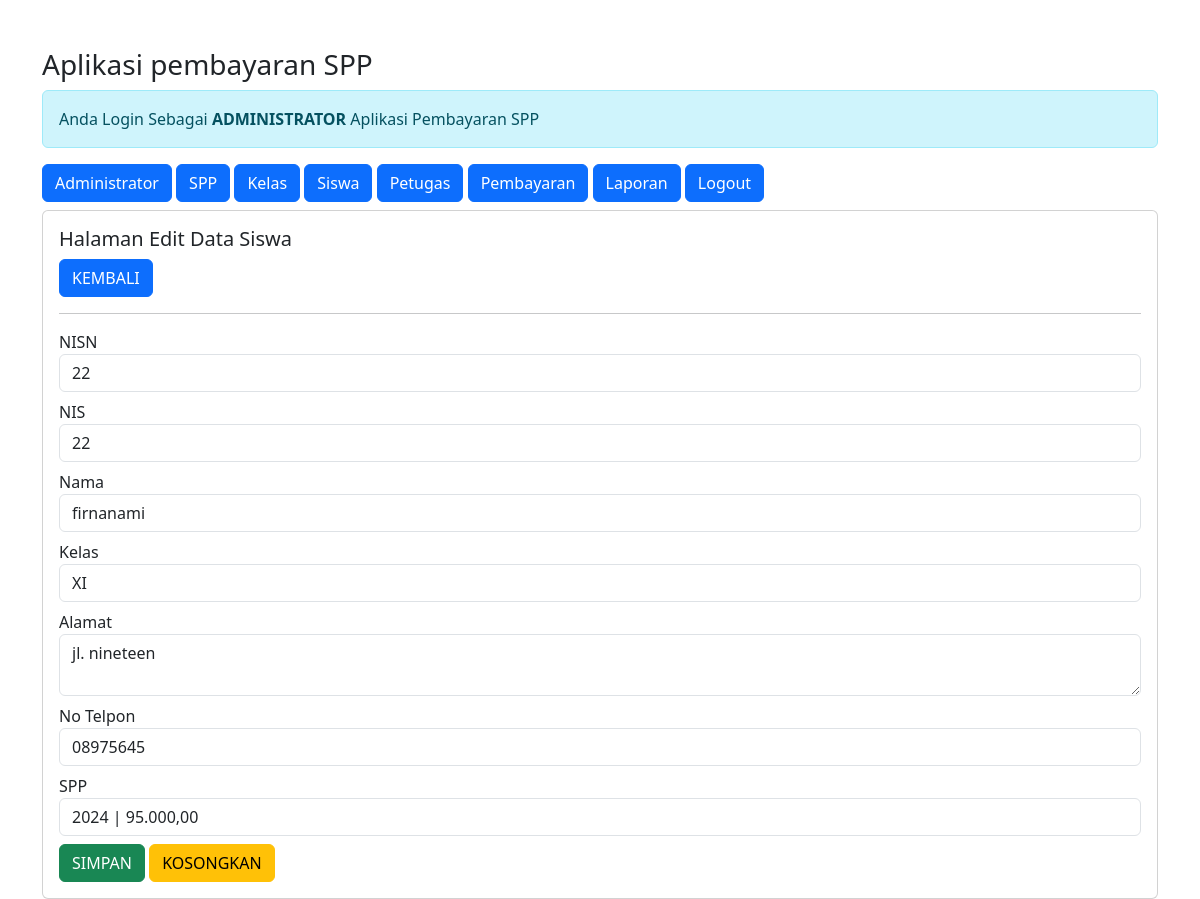
The app's page /admin/admin.php?url=edit-siswa&nisn=22 (signed in) with its own data.
### tables this page shows
CREATE TABLE `siswa` (
  `nisn` int(10) NOT NULL,
  `nis` char(8) NOT NULL,
  `nama` varchar(35) NOT NULL,
  `id_kelas` int(11) NOT NULL,
  `alamat` text NOT NULL,
  `no_telp` varchar(13) NOT NULL,
  `id_spp` int(11) NOT NULL
);

CREATE TABLE `kelas` (
  `id_kelas` int(11) NOT NULL,
  `nama_kelas` varchar(10) NOT NULL,
  `kompetensi_keahlian` varchar(50) NOT NULL
);

CREATE TABLE `spp` (
  `id_spp` int(11) NOT NULL,
  `tahun` int(11) NOT NULL,
  `nominal` int(11) NOT NULL
);

### admin/edit-siswa.php (the view, shortened to what this page needs)
<?php
$nisn = $_GET['nisn'];
include'../koneksi.php';
$sql = "SELECT*FROM siswa,spp,kelas WHERE siswa.id_kelas=kelas.id_kelas AND siswa.id_spp=spp.id_spp AND nisn='$nisn'";
$query = mysqli_query($koneksi, $sql);
$data = mysqli_fetch_array($query);
?>
<h5>Halaman Edit Data Siswa</h5>
<a href="?url=siswa" class="btn btn-primary"> KEMBALI </a>
<hr>
<form method="post" action="?url=proses-edit-siswa&nisn=<?= $nisn; ?>">
    <div class="form-group mb-2">
        <label>NISN</label>
        <input value="<?= $data['nisn']?>" readonly type="number" name="nisn" class="form-control" required>
    </div>
    <div class="form-group mb-2">
        <label>NIS</label>
        <input value="<?= $data['nis']?>" type="number" name="nis" class="form-control" required>
    </div>
    <div class="form-group mb-2">
        <label>Nama</label>
        <input value="<?= $data['nama']?>" type="text" name="nama" class="form-control" required>
    </div>
    <div class="form-group mb-2">
        <label>Kelas</label>
        <select name="id_kelas" class="form-control" required>
            <option value="<?= $data['id_kelas']?>"> <?= $data['nama_kelas'] ?> </option>
        </select>
</div>
        <div class="form-group mb-2">
            <label>Alamat</label>
            <textarea name="alamat" class="form-control" required><?= $data['alamat']?></textarea>
            </div>
        <div class="form-group mb-2">
             <label>No Telpon</label>
             <input value="<?= $data['no_telp']?>" type="number" name="no_telp" class="form-control" required>
    </div>
            <div class="form-group mb-2">
        <label>SPP</label>
        <select name="id_spp" class="form-control" required>
        <option value="<?= $data['id_spp'] ?>"><?= $data['tahun']; ?> |
        <?= number_format($data['nominal'],2,',','.'); ?> </option>
        </select>
</div>
    <div class="form-group">
        <button type="submit" class="btn btn-success"> SIMPAN </button>
        <button type="reset" class="btn btn-warning"> KOSONGKAN </button>
    </div>
</form>

### records on screen
siswa: nisn "22", nis "22", nama "firnanami", id_kelas "XI", alamat "jl. nineteen", no_telp "08975645", id_spp "2024 | 95.000,00"
